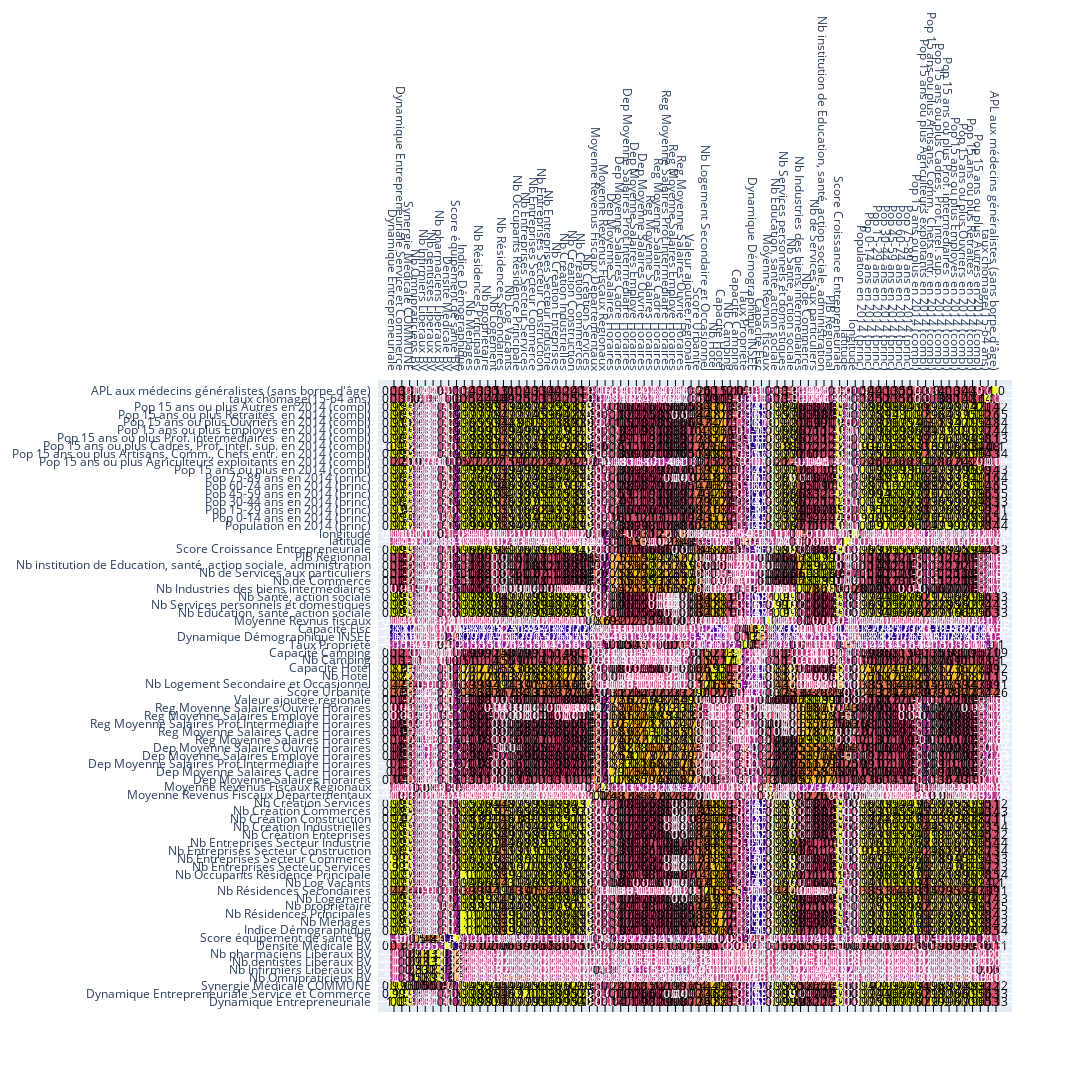

Notebook cell for this chart:
### Code cell
# Select only numerical columns for the correlation matrix
numeric_columns = insee_df.select_dtypes(include=['float64', 'int64'])

# Calculate the correlation matrix
corr_matrix = numeric_columns.corr().round(2)

fig = ff.create_annotated_heatmap(corr_matrix.values,
                                  x=corr_matrix.columns.tolist(),
                                  y=corr_matrix.index.tolist())

fig.update_layout(height=2400, width=3200)

fig.show()
